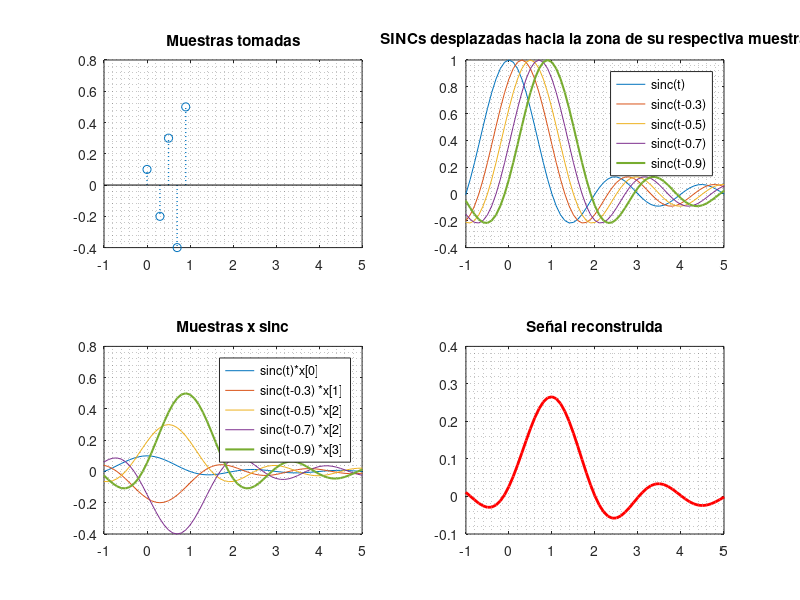

Reproduce this figure in MATLAB.
%% PRÁCTICA 3.5. Reconstrucción de una señal a partir de muestras discretas.

clc, close all, clear all
tn = -10:0.1:10;
y1 = sinc(tn);
y2 = sinc(tn-0.3);
y3 = sinc(tn-0.5);
y4 = sinc(tn-0.7);
y5 = sinc(tn-0.9);
tiempos = [0 0.3 0.5 0.7 0.9];
muestras = [0.1 -0.2 0.3 -0.4 0.5];
subplot(2,2,1)
stem(tiempos, muestras,'LineStyle',':','Marker','o','LineWidth',1.0)
grid minor
xlim([-1 5])
title('Muestras tomadas')
subplot(2,2,2)
plot(tn,y1,tn,y2,tn,y3,tn,y4,tn,y5,'LineWidth',1.5)
grid minor
xlim([-1 5])
title('SINCs desplazadas hacia la zona de su respectiva muestra')
legend('sinc(t)','sinc(t-0.3)','sinc(t-0.5)','sinc(t-0.7)','sinc(t-0.9)')
%% b) Multiplicación de cada una de las Sincs desplazadas por su valor respectivo de muestra:
y1 = y1*0.1;
y2 = y2*(-0.2);
y3 = y3*0.3;
y4 = y4*(-0.4);
y5 = y5*0.5;
subplot(2,2,3)
plot(tn,y1,tn,y2,tn,y3,tn,y4,tn,y5,'LineWidth',1.5)
grid minor
xlim([-1 5])
title('Muestras x sinc')
legend('sinc(t)*x[0]','sinc(t-0.3) *x[1]','sinc(t-0.5) *x[2]','sinc(t-0.7) *x[2]','sinc(t-0.9) *x[3]')
%% c) Suma de todos los aportes del numeral anterior para obtener la señal recuperada:
Y_recuperada = y1+y2+y3+y4+y5;
subplot(2,2,4)
plot(tn, Y_recuperada,'LineWidth',2,'Color','red');
grid minor
xlim([-1 5])
title('Señal reconstruida')
